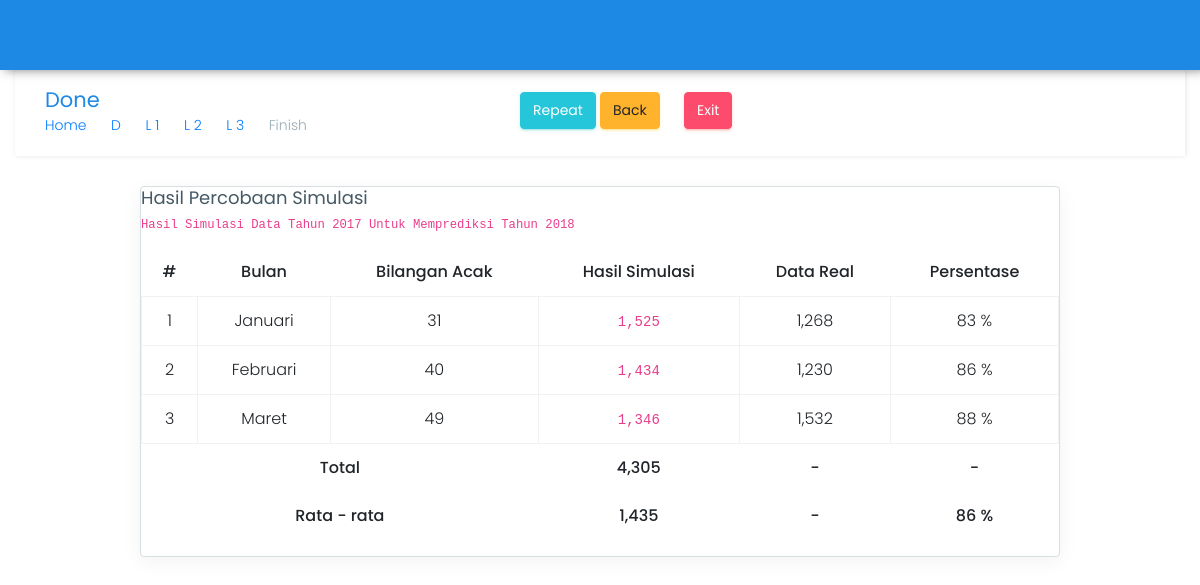
Screenshot of /target18/empat.php with the database file from the repository.
### tables this page shows
CREATE TABLE `tabel_bulan` (
  `id_bulan` varchar(10) NOT NULL,
  `nama_bulan` varchar(50) NOT NULL
);

CREATE TABLE `rand_2017` (
  `nomor` int(3) NOT NULL,
  `id_bulan` varchar(10) NOT NULL,
  `bilangan_acak` int(3) NOT NULL
);

CREATE TABLE `range_2017` (
  `jumlah_pasien` int(10) NOT NULL,
  `range_awal` int(10) NOT NULL,
  `range_akhir` int(11) NOT NULL
);

CREATE TABLE `data_2018` (
  `id_bulan` varchar(10) NOT NULL,
  `jumlah_pasien` int(10) NOT NULL
);

### target18/empat.php (the view, shortened to what this page needs)
<?php
require_once "../config/koneksi.php";
?>
<!DOCTYPE html>
<html lang="en">
<head>
    <link href="../assets/plugins/bootstrap/css/bootstrap.min.css" rel="stylesheet">
    <link href="../lite/css/style.css" rel="stylesheet">
    <link href="../lite/css/colors/blue.css" id="theme" rel="stylesheet">
</head>
<body class="card-no-border">
    <header class="topbar">
        <nav class="navbar top-navbar navbar-toggleable-sm navbar-light"></nav>
    </header>
        <div class="container">
            <div class="row page-titles">
                <div class="col-md-5 col-8 align-self-center">
                    <h3 class="text-themecolor m-b-0 m-t-0">Done</h3>
                    <ol class="breadcrumb">
                        <li class="breadcrumb-item"><a href="../">Home</a></li>
                        <li class="breadcrumb-item"><a href="index.php">D</a></li>
                        <li class="breadcrumb-item"><a href="../">L 1</a></li>
                        <li class="breadcrumb-item"><a href="../">L 2</a></li>
                        <li class="breadcrumb-item"><a href="../">L 3</a></li>
                        <li class="breadcrumb-item active">Finish</li>
                    </ol>
                </div>
                <div class="col-md-7 col-4 align-self-center">
                    <a href="angkaacak.php" class="btn waves-effect waves-light btn-success pull-right hidden-sm-down" data-toggle="tooltip" data-placement="top" title="Klik Untuk Melakukan Simulasi Ulang"> Repeat</a>
                    <a href="tiga.php" class="btn waves-effect waves-light btn-warning pull-right hidden-sm-down" style="margin-right: 20px;" data-toggle="tooltip" data-placement="top" title="Klik Untuk Kembali ke Halaman Sebelumnya"> Back</a>
                    <a href="../" class="btn waves-effect waves-light btn-danger pull-right hidden-sm-down" style="margin-right: 20px;" data-toggle="tooltip" data-placement="top" title="Klik Untuk Keluar"> Exit</a>
                </div>
            </div>
            <div class="row">
                <div class="col-lg-10 offset-1 col-md-12">
                    <div class="card">
                        <div class="card-block">
                            <h4 class="card-title">Hasil Percobaan Simulasi</h4>
                            <h6 class="card-subtitle"><code>Hasil Simulasi Data Tahun 2017 Untuk Memprediksi Tahun 2018</code></h6>
                            <div class="table-responsive">
                                <table class="table table-hover table-bordered">
                                    <thead>
                                        <tr>
                                            <th class="text-center">#</th>
                                            <th class="text-center">Bulan</th>
                                            <th class="text-center">Bilangan Acak</th>
                                            <th class="text-center">Hasil Simulasi</th>
                                            <th class="text-center">Data Real</th>
                                            <th class="text-center">Persentase</th>
                                        </tr>
                                    </thead>
                                    <tbody>
                                    <?php
                                    $no = 1;
                                    $queryrand  = mysqli_query($con, "SELECT tb.nama_bulan, tb.id_bulan, r.bilangan_acak, d.jumlah_pasien FROM tabel_bulan tb, rand_2017 r, data_2018 d WHERE tb.id_bulan = r.id_bulan AND tb.id_bulan = d.id_bulan LIMIT 3") or die(mysqli_error($con));
                                    $queryrange = mysqli_query($con, "SELECT * FROM range_2017") or die(mysqli_error($con));
                                    foreach ($queryrand as $arrayrand) : ?>
                                    <tr>
                                      <td class="text-center"><?= $no++ ?></td>
                                      <form action="" method="post">
                                      <td class="text-center"><?= $arrayrand['nama_bulan'] ?></td>
                                      <td class="text-center"><?= $arrayrand['bilangan_acak'] ?></td>
                                      <?php
                                      foreach ($queryrange as $arrayrange) {
                                        $random = $arrayrand['bilangan_acak'];
                                        $rangeawal = $arrayrange['range_awal'];
                                        $rangeakhir = $arrayrange['range_akhir'];
                                        if ( $random >= $rangeawal && $random <= $rangeakhir ) {
                                          $jumlahpasien = $arrayrange['jumlah_pasien'];
                                        }
                                      }
                                      ?>
                                      <td class="text-center"><code><?= number_format($jumlahpasien) ?></code></td>
                                    </form>
                                      <td class="text-center"><?= number_format($arrayrand['jumlah_pasien']) ?></td>
                                      <?php
                                        if ( $jumlahpasien > $arrayrand['jumlah_pasien'] ) {
                                            $p = $arrayrand['jumlah_pasien'] * 100 / $jumlahpasien;
                                        } else {
                                            $p = $jumlahpasien * 100 / $arrayrand['jumlah_pasien'];
                                        }
                                      ?>
                                      <td class="text-center"><?= round($p) ?> %</td>
                                    </tr>
                                    <?php @$pnew += $p ?>
                                    <?php @$totalpasien += $jumlahpasien ?>
                                    <?php endforeach; ?>
                                    </tbody>
                                    <tfoot>
                                        <tr>
                                            <th class="text-center" colspan="3">Total</th>
                                            <th class="text-center"><?= number_format($totalpasien) ?></th>
                                            <th class="text-center"> - </th>
                                            <th class="text-center"> - </th>
                                        </tr>
                                        <tr>
                                            <th class="text-center" colspan="3">Rata - rata</th>
                                            <th class="text-center"><?= number_format($totalpasien / ($no - 1)) ?></th>
                                            <th class="text-center"> - </th>
                                            <th class="text-center"><?= round($pnew / ($no - 1), 0) ?> % </th>
                                        </tr>
                                    </tfoot>
                                </table>
                            </div>
                        </div>
                    </div>
                </div>
            </div>
        </div>
</body>
</html>

### lite/css/colors/blue.css (style rules this page uses)
.topbar { background: #1e88e5; }
.text-themecolor { color: #1e88e5 !important; }

### target18/empat.php (style rules this page uses)
body { background: url(../assets/images/full-bloom.png); }

### rows the page displays
tabel_bulan: nama_bulan "Januari", rand_2017.bilangan_acak "31", range_2017.jumlah_pasien "1,525", data_2018.jumlah_pasien "1,268", data_2018.jumlah_pasien "83"
tabel_bulan: nama_bulan "Februari", rand_2017.bilangan_acak "40", data_2018.jumlah_pasien "1,230", data_2018.jumlah_pasien "86"
range_2017: jumlah_pasien "1,434"
tabel_bulan: nama_bulan "Maret", rand_2017.bilangan_acak "49", data_2018.jumlah_pasien "1,532"
range_2017: jumlah_pasien "1,346", jumlah_pasien.jumlah_pasien "88"

### other values shown
$totalpasien "4,305"
$totalpasien / ($no - 1) "1,435"
$pnew / ($no - 1) "86"
